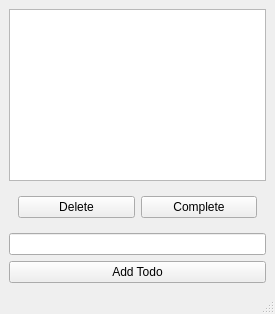
<?xml version="1.0" encoding="UTF-8"?>
<ui version="4.0">
 <class>MainWindow</class>
 <widget class="QMainWindow" name="MainWindow">
  <property name="geometry">
   <rect>
    <x>0</x>
    <y>0</y>
    <width>275</width>
    <height>314</height>
   </rect>
  </property>
  <property name="windowTitle">
   <string>Todo</string>
  </property>
  <widget class="QWidget" name="centralwidget">
   <layout class="QVBoxLayout" name="verticalLayout">
    <item>
     <widget class="QListView" name="todoView">
      <property name="selectionMode">
       <enum>QAbstractItemView::SelectionMode::SingleSelection</enum>
      </property>
     </widget>
    </item>
    <item>
     <widget class="QWidget" name="widget" native="true">
      <layout class="QHBoxLayout" name="horizontalLayout">
       <item>
        <widget class="QPushButton" name="deleteButton">
         <property name="text">
          <string>Delete</string>
         </property>
        </widget>
       </item>
       <item>
        <widget class="QPushButton" name="completeButton">
         <property name="text">
          <string>Complete</string>
         </property>
        </widget>
       </item>
      </layout>
     </widget>
    </item>
    <item>
     <widget class="QLineEdit" name="todoEdit"/>
    </item>
    <item>
     <widget class="QPushButton" name="addButton">
      <property name="text">
       <string>Add Todo</string>
      </property>
     </widget>
    </item>
   </layout>
  </widget>
  <widget class="QMenuBar" name="menubar">
   <property name="geometry">
    <rect>
     <x>0</x>
     <y>0</y>
     <width>275</width>
     <height>22</height>
    </rect>
   </property>
  </widget>
  <widget class="QStatusBar" name="statusbar"/>
 </widget>
 <resources/>
 <connections/>
</ui>
